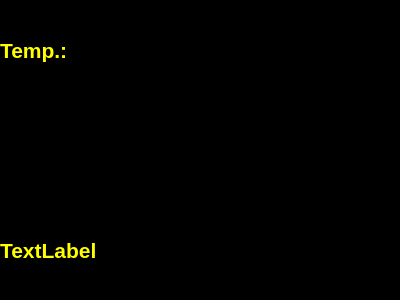
<?xml version="1.0" encoding="UTF-8"?>
<ui version="4.0">
 <class>MainWindow</class>
 <widget class="QMainWindow" name="MainWindow">
  <property name="geometry">
   <rect>
    <x>0</x>
    <y>0</y>
    <width>400</width>
    <height>300</height>
   </rect>
  </property>
  <property name="windowTitle">
   <string>MainWindow</string>
  </property>
  <property name="styleSheet">
   <string notr="true">background-color: rgb(0, 0, 0);</string>
  </property>
  <widget class="QWidget" name="centralWidget">
   <layout class="QVBoxLayout" name="verticalLayout_2">
    <property name="spacing">
     <number>0</number>
    </property>
    <property name="leftMargin">
     <number>0</number>
    </property>
    <property name="topMargin">
     <number>0</number>
    </property>
    <property name="rightMargin">
     <number>0</number>
    </property>
    <property name="bottomMargin">
     <number>0</number>
    </property>
    <item>
     <widget class="QWidget" name="topWidget" native="true">
      <property name="font">
       <font>
        <pointsize>10</pointsize>
       </font>
      </property>
      <layout class="QHBoxLayout" name="horizontalLayout_2">
       <property name="spacing">
        <number>0</number>
       </property>
       <property name="leftMargin">
        <number>0</number>
       </property>
       <property name="topMargin">
        <number>0</number>
       </property>
       <property name="rightMargin">
        <number>0</number>
       </property>
       <property name="bottomMargin">
        <number>0</number>
       </property>
       <item>
        <widget class="QLabel" name="label_2">
         <property name="font">
          <font>
           <pointsize>16</pointsize>
           <weight>75</weight>
           <bold>true</bold>
          </font>
         </property>
         <property name="styleSheet">
          <string notr="true">color: rgb(255, 255, 0);</string>
         </property>
         <property name="text">
          <string>Temp.:</string>
         </property>
        </widget>
       </item>
      </layout>
     </widget>
    </item>
    <item>
     <widget class="QCustomPlot" name="midWidget" native="true"/>
    </item>
    <item>
     <widget class="QWidget" name="botWidget" native="true">
      <layout class="QHBoxLayout" name="horizontalLayout">
       <property name="spacing">
        <number>0</number>
       </property>
       <property name="leftMargin">
        <number>0</number>
       </property>
       <property name="topMargin">
        <number>0</number>
       </property>
       <property name="rightMargin">
        <number>0</number>
       </property>
       <property name="bottomMargin">
        <number>0</number>
       </property>
       <item>
        <widget class="QLabel" name="label">
         <property name="font">
          <font>
           <pointsize>16</pointsize>
           <weight>75</weight>
           <bold>true</bold>
          </font>
         </property>
         <property name="styleSheet">
          <string notr="true">color: rgb(255, 255, 0);</string>
         </property>
         <property name="text">
          <string>TextLabel</string>
         </property>
        </widget>
       </item>
      </layout>
     </widget>
    </item>
   </layout>
  </widget>
 </widget>
 <layoutdefault spacing="6" margin="11"/>
 <customwidgets>
  <customwidget>
   <class>QCustomPlot</class>
   <extends>QWidget</extends>
   <header>qcustomplot.h</header>
   <container>1</container>
  </customwidget>
 </customwidgets>
 <resources/>
 <connections/>
</ui>
